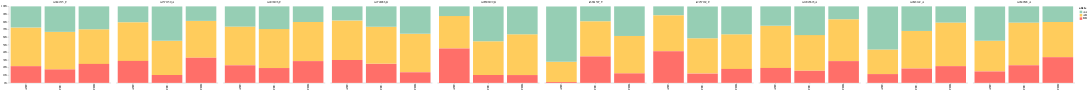

The notebook cell saved with this chart:
### Code cell
alt.Chart(final).mark_bar().encode(
    x=alt.X('population:N', title=None),
    y=alt.Y('value:Q', axis=alt.Axis(grid=False, title=None), stack='normalize'),
    column=alt.Column('snp:N', title=None, sort=list(df.columns[1:11])),
    color=alt.Color('allele:N', scale=alt.Scale(range=['#96ceb4', '#ffcc5c','#ff6f69']))
).configure_view(
    strokeOpacity=0
)

### Figure 1 — Vega-Lite specification as saved in the notebook (floating-point values rounded to 4 significant figures)
{"$schema": "https://vega.github.io/schema/vega-lite/v3.4.0.json", "config": {"mark": {"tooltip": null}, "view": {"height": 300, "strokeOpacity": 0, "width": 400}}, "data": {"name": "data-42b57ff59ea0b4aaad5106ec1ec7f028"}, "datasets": {"data-42b57ff59ea0b4aaad5106ec1ec7f028": [{"allele": "AB", "population": "ASW", "snp": "rs9442373_C", "value": 44}, {"allele": "AA", "population": "ASW", "snp": "rs9442373_C", "value": 24}, {"allele": "BB", "population": "ASW", "snp": "rs9442373_C", "value": 19}, {"allele": "AB", "population": "CEU", "snp": "rs9442373_C", "value": 81}, {"allele": "AA", "population": "CEU", "snp": "rs9442373_C", "value": 55}, {"allele": "BB", "population": "CEU", "snp": "rs9442373_C", "value": 29}, {"allele": "AB", "population": "CHB", "snp": "rs9442373_C", "value": 62}, {"allele": "AA", "population": "CHB", "snp": "rs9442373_C", "value": 41}, {"allele": "BB", "population": "CHB", "snp": "rs9442373_C", "value": 34}, {"allele": "AB", "population": "ASW", "snp": "rs1571150_A", "value": 44}, {"allele": "AA", "population": "ASW", "snp": "rs1571150_A", "value": 18}, {"allele": "BB", "population": "ASW", "snp": "rs1571150_A", "value": 25}, {"allele": "AB", "population": "CEU", "snp": "rs1571150_A", "value": 74}, {"allele": "AA", "population": "CEU", "snp": "rs1571150_A", "value": 74}, {"allele": "BB", "population": "CEU", "snp": "rs1571150_A", "value": 17}, {"allele": "AB", "population": "CHB", "snp": "rs1571150_A", "value": 66}, {"allele": "AA", "population": "CHB", "snp": "rs1571150_A", "value": 26}, {"allele": "BB", "population": "CHB", "snp": "rs1571150_A", "value": 45}, {"allele": "AB", "population": "ASW", "snp": "rs4074196_C", "value": 44}, {"allele": "AA", "population": "ASW", "snp": "rs4074196_C", "value": 23}, {"allele": "BB", "population": "ASW", "snp": "rs4074196_C", "value": 20}, {"allele": "AB", "population": "CEU", "snp": "rs4074196_C", "value": 84}, {"allele": "AA", "population": "CEU", "snp": "rs4074196_C", "value": 49}, {"allele": "BB", "population": "CEU", "snp": "rs4074196_C", "value": 32}, {"allele": "AB", "population": "CHB", "snp": "rs4074196_C", "value": 70}, {"allele": "AA", "population": "CHB", "snp": "rs4074196_C", "value": 28}, {"allele": "BB", "population": "CHB", "snp": "rs4074196_C", "value": 39}, {"allele": "AB", "population": "ASW", "snp": "rs2748986_G", "value": 45}, {"allele": "AA", "population": "ASW", "snp": "rs2748986_G", "value": 16}, {"allele": "BB", "population": "ASW", "snp": "rs2748986_G", "value": 26}, {"allele": "AB", "population": "CEU", "snp": "rs2748986_G", "value": 80}, {"allele": "AA", "population": "CEU", "snp": "rs2748986_G", "value": 44}, {"allele": "BB", "population": "CEU", "snp": "rs2748986_G", "value": 41}, {"allele": "AB", "population": "CHB", "snp": "rs2748986_G", "value": 69}, {"allele": "AA", "population": "CHB", "snp": "rs2748986_G", "value": 49}, {"allele": "BB", "population": "CHB", "snp": "rs2748986_G", "value": 19}, {"allele": "AB", "population": "ASW", "snp": "rs28508199_G", "value": 37}, {"allele": "AA", "population": "ASW", "snp": "rs28508199_G", "value": 11}, {"allele": "BB", "population": "ASW", "snp": "rs28508199_G", "value": 39}, {"allele": "AB", "population": "CEU", "snp": "rs28508199_G", "value": 73}, {"allele": "AA", "population": "CEU", "snp": "rs28508199_G", "value": 75}, {"allele": "BB", "population": "CEU", "snp": "rs28508199_G", "value": 17}, {"allele": "AB", "population": "CHB", "snp": "rs28508199_G", "value": 73}, {"allele": "AA", "population": "CHB", "snp": "rs28508199_G", "value": 50}, {"allele": "BB", "population": "CHB", "snp": "rs28508199_G", "value": 14}, {"allele": "AB", "population": "ASW", "snp": "rs6661597_T", "value": 23}, {"allele": "AA", "population": "ASW", "snp": "rs6661597_T", "value": 63}, {"allele": "BB", "population": "ASW", "snp": "rs6661597_T", "value": 1}, {"allele": "AB", "population": "CEU", "snp": "rs6661597_T", "value": 76}, {"allele": "AA", "population": "CEU", "snp": "rs6661597_T", "value": 32}, {"allele": "BB", "population": "CEU", "snp": "rs6661597_T", "value": 57}, {"allele": "AB", "population": "CHB", "snp": "rs6661597_T", "value": 67}, {"allele": "AA", "population": "CHB", "snp": "rs6661597_T", "value": 53}, {"allele": "BB", "population": "CHB", "snp": "rs6661597_T", "value": 17}, {"allele": "AB", "population": "ASW", "snp": "rs2257182_C", "value": 41}, {"allele": "AA", "population": "ASW", "snp": "rs2257182_C", "value": 10}, {"allele": "BB", "population": "ASW", "snp": "rs2257182_C", "value": 36}, {"allele": "AB", "population": "CEU", "snp": "rs2257182_C", "value": 76}, {"allele": "AA", "population": "CEU", "snp": "rs2257182_C", "value": 69}, {"allele": "BB", "population": "CEU", "snp": "rs2257182_C", "value": 20}, {"allele": "AB", "population": "CHB", "snp": "rs2257182_C", "value": 62}, {"allele": "AA", "population": "CHB", "snp": "rs2257182_C", "value": 50}, {"allele": "BB", "population": "CHB", "snp": "rs2257182_C", "value": 25}, {"allele": "AB", "population": "ASW", "snp": "rs12045693_A", "value": 48}, {"allele": "AA", "population": "ASW", "snp": "rs12045693_A", "value": 22}, {"allele": "BB", "population": "ASW", "snp": "rs12045693_A", "value": 17}, {"allele": "AB", "population": "CEU", "snp": "rs12045693_A", "value": 77}, {"allele": "AA", "population": "CEU", "snp": "rs12045693_A", "value": 62}, {"allele": "BB", "population": "CEU", "snp": "rs12045693_A", "value": 26}, {"allele": "AB", "population": "CHB", "snp": "rs12045693_A", "value": 75}, {"allele": "AA", "population": "CHB", "snp": "rs12045693_A", "value": 23}, {"allele": "BB", "population": "CHB", "snp": "rs12045693_A", "value": 39}, {"allele": "AB", "population": "ASW", "snp": "rs2843142_A", "value": 28}, {"allele": "AA", "population": "ASW", "snp": "rs2843142_A", "value": 49}, {"allele": "BB", "population": "ASW", "snp": "rs2843142_A", "value": 10}, {"allele": "AB", "population": "CEU", "snp": "rs2843142_A", "value": 81}, {"allele": "AA", "population": "CEU", "snp": "rs2843142_A", "value": 53}, {"allele": "BB", "population": "CEU", "snp": "rs2843142_A", "value": 31}, {"allele": "AB", "population": "CHB", "snp": "rs2843142_A", "value": 78}, {"allele": "AA", "population": "CHB", "snp": "rs2843142_A", "value": 29}, {"allele": "BB", "population": "CHB", "snp": "rs2843142_A", "value": 30}, {"allele": "AB", "population": "ASW", "snp": "rs2840528_A", "value": 35}, {"allele": "AA", "population": "ASW", "snp": "rs2840528_A", "value": 39}, {"allele": "BB", "population": "ASW", "snp": "rs2840528_A", "value": 13}, {"allele": "AB", "population": "CEU", "snp": "rs2840528_A", "value": 92}, {"allele": "AA", "population": "CEU", "snp": "rs2840528_A", "value": 35}, {"allele": "BB", "population": "CEU", "snp": "rs2840528_A", "value": 38}, {"allele": "AB", "population": "CHB", "snp": "rs2840528_A", "value": 63}, {"allele": "AA", "population": "CHB", "snp": "rs2840528_A", "value": 28}, {"allele": "BB", "population": "CHB", "snp": "rs2840528_A", "value": 46}]}, "encoding": {"color": {"field": "allele", "scale": {"range": ["#96ceb4", "#ffcc5c", "#ff6f69"]}, "type": "nominal"}, "column": {"field": "snp", "sort": ["rs9442373_C", "rs1571150_A", "rs4074196_C", "rs2748986_G", "rs28508199_G", "rs6661597_T", "rs2257182_C", "rs12045693_A", "rs2843142_A", "rs2840528_A"], "title": null, "type": "nominal"}, "x": {"field": "population", "title": null, "type": "nominal"}, "y": {"axis": {"grid": false, "title": null}, "field": "value", "stack": "normalize", "type": "quantitative"}}, "mark": "bar"}
